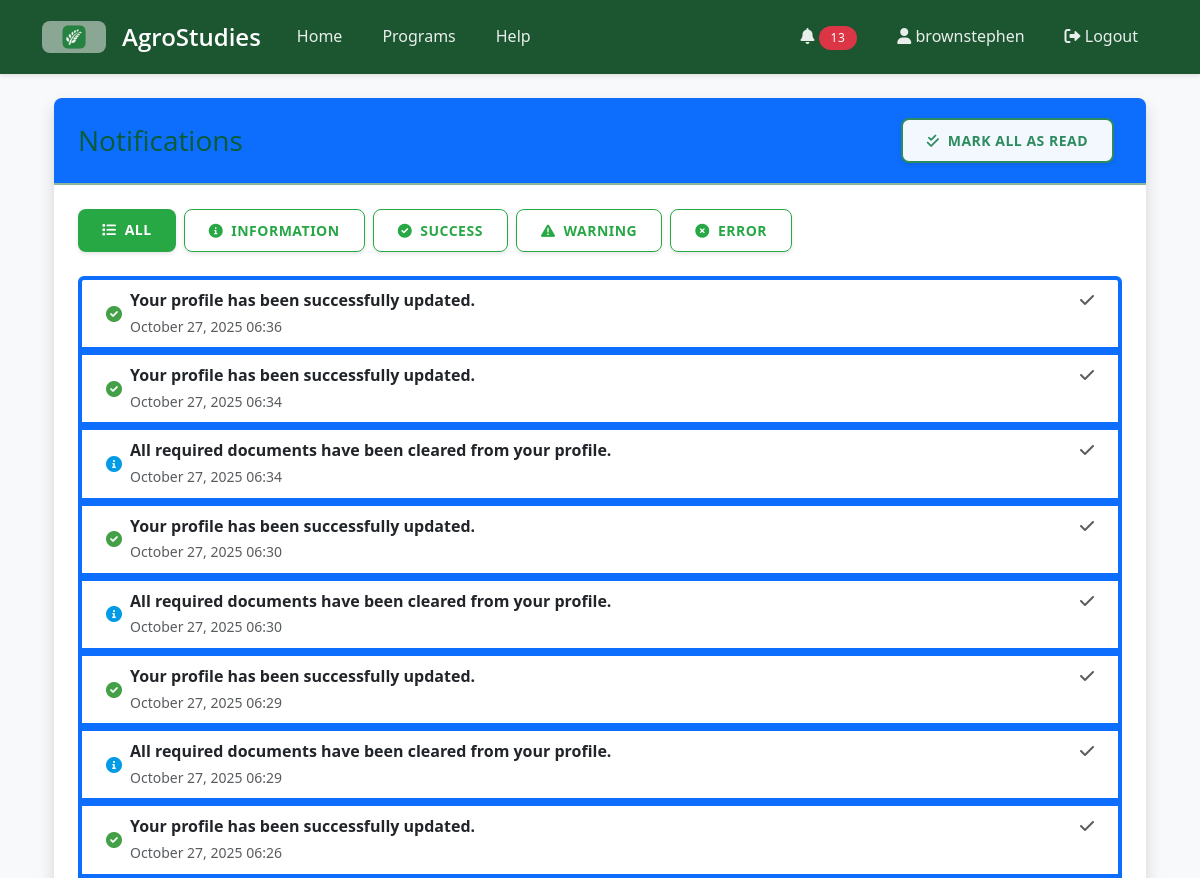
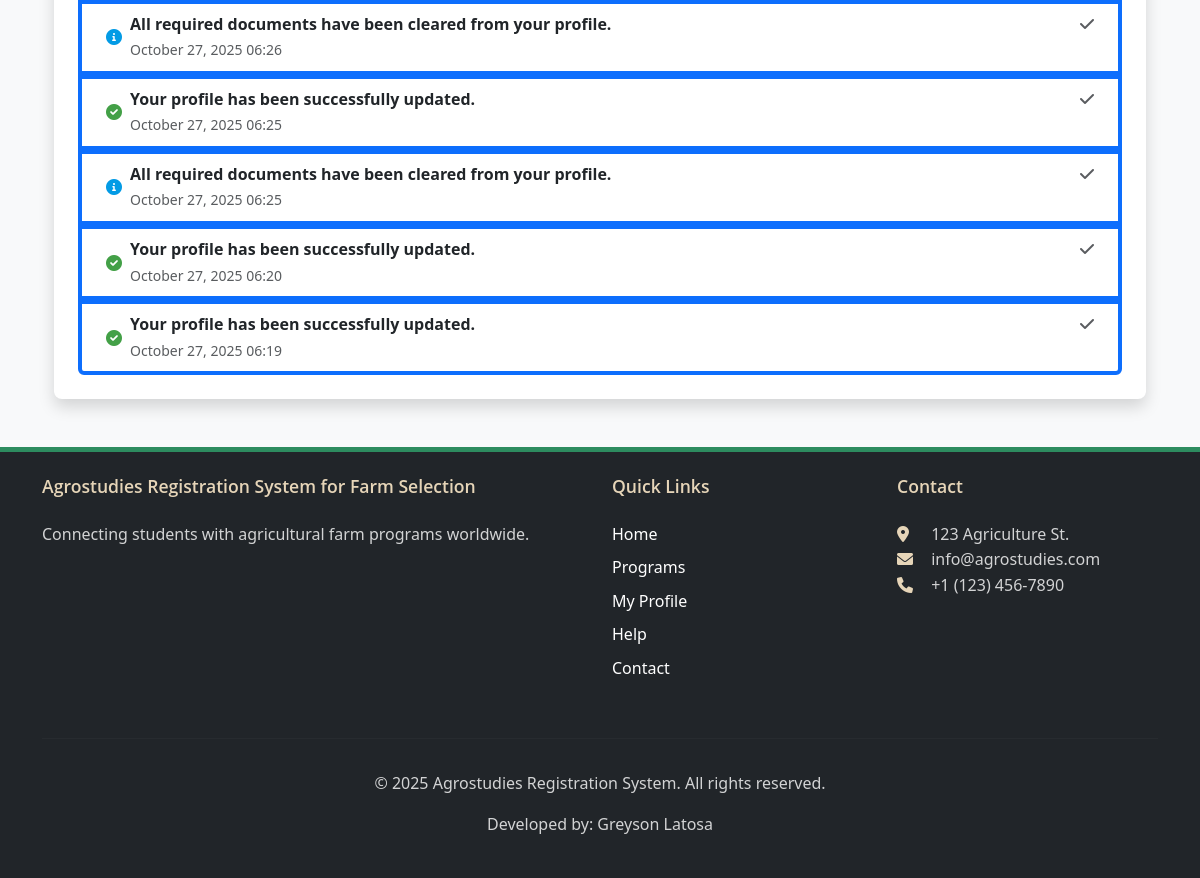
The app's page /notifications/ (signed in), older data (2 pictures, top to bottom).
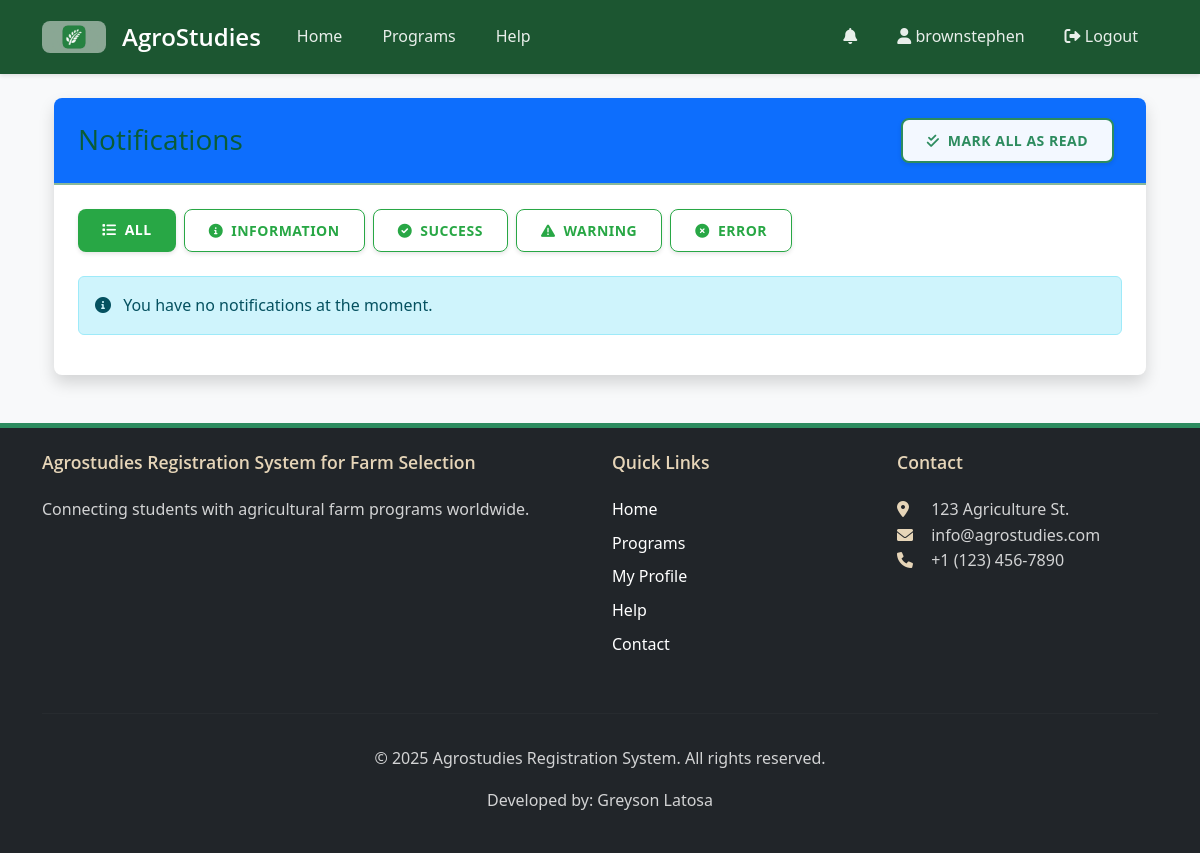
The same page, newer data.
### core/models.py (models this page shows, shortened)
class Notification(models.Model):
    INFO = 'info'
    SUCCESS = 'success'
    WARNING = 'warning'
    ERROR = 'error'
    NOTIFICATION_TYPES = [
        (INFO, 'Information'),
        (SUCCESS, 'Success'),
        (WARNING, 'Warning'),
        (ERROR, 'Error'),
    ]
    user = models.ForeignKey(User, on_delete=models.CASCADE, related_name='notifications')
    message = models.TextField()
    notification_type = models.CharField(max_length=10, choices=NOTIFICATION_TYPES, default=INFO)
    link = models.CharField(max_length=255, blank=True, null=True)
    created_at = models.DateTimeField(auto_now_add=True)
    read = models.BooleanField(default=False)
    class Meta:
        ordering = ['-created_at']
    @classmethod
    def clear_old_notifications(cls, user, days=30):
        from datetime import timedelta
        from django.utils import timezone
        cutoff_date = timezone.now() - timedelta(days=days)
        return cls.objects.filter(user=user, created_at__lt=cutoff_date).delete()

### core/views.py (the view)
# urls.py: path('notifications/', views.notifications, name='notifications'),
@login_required
def notifications(request):
    notification_type = request.GET.get('type', None)
    notifications_queryset = Notification.objects.filter(user=request.user)
    Notification.clear_old_notifications(request.user)
    if notification_type in [Notification.INFO, Notification.SUCCESS, Notification.WARNING, Notification.ERROR]:
        notifications_queryset = notifications_queryset.filter(notification_type=notification_type)
    notifications = notifications_queryset.order_by('read', '-created_at')
    paginator = Paginator(notifications, 20)  # Show 20 notifications per page
    page_number = request.GET.get('page')
    page_obj = paginator.get_page(page_number)
    return render(request, 'notifications.html', {
        'notifications': page_obj,
        'is_paginated': page_obj.has_other_pages(),
        'page_obj': page_obj,
        'current_type': notification_type,
        'notification_types': [
            {'code': Notification.INFO, 'name': 'Information'},
            {'code': Notification.SUCCESS, 'name': 'Success'},
            {'code': Notification.WARNING, 'name': 'Warning'},
            {'code': Notification.ERROR, 'name': 'Error'},
        ]
    })

### core/context_processors.py (called while the page is built)
def notification_count(request):
    if request.user.is_authenticated:
        unread_count = Notification.objects.filter(user=request.user, read=False).count()
        return {
            'unread_notifications_count': unread_count
        }
    return {
        'unread_notifications_count': 0
    }

### templates/notifications.html (shortened to what this page needs)
{% extends 'base.html' %}
{% block content %}
<div class="container mt-4">
    <div class="card shadow">
        <div class="card-header bg-primary text-white d-flex justify-content-between align-items-center">
            <h3 class="mb-0">Notifications</h3>
            <div>
                <a href="{% url 'mark_all_read' %}{% if current_type %}?type={{ current_type }}{% endif %}" class="btn btn-sm btn-light me-2">
                    <i class="fas fa-check-double me-1"></i> Mark All as Read
                </a>
            </div>
        </div>
        <div class="card-body">
            <div class="mb-3 d-flex flex-wrap">
                <a href="{% url 'notifications' %}" class="btn btn-sm {% if not current_type %}btn-primary{% else %}btn-outline-primary{% endif %} me-2 mb-2">
                    <i class="fas fa-list me-1"></i> All
                </a>
                {% for type in notification_types %}
                    <a href="{% url 'notifications' %}?type={{ type.code }}"
                       class="btn btn-sm {% if current_type == type.code %}btn-primary{% else %}btn-outline-primary{% endif %} me-2 mb-2">
                        {% if type.code == 'info' %}
                            <i class="fas fa-info-circle me-1"></i>
                        {% elif type.code == 'success' %}
                            <i class="fas fa-check-circle me-1"></i>
                        {% elif type.code == 'warning' %}
                            <i class="fas fa-exclamation-triangle me-1"></i>
                        {% elif type.code == 'error' %}
                            <i class="fas fa-times-circle me-1"></i>
                        {% endif %}
                        {{ type.name }}
                    </a>
                {% endfor %}
            </div>
            {% if notifications %}
                <ul class="list-group">
                    {% for notification in notifications %}
                        <li class="list-group-item {% if not notification.read %}border-start border-4 border-primary{% endif %} d-flex justify-content-between align-items-start">
                            <div class="ms-2 me-auto">
                                <div class="d-flex align-items-center">
                                    {% if notification.notification_type == 'info' %}
                                        <i class="fas fa-info-circle text-info me-2"></i>
                                    {% elif notification.notification_type == 'success' %}
                                        <i class="fas fa-check-circle text-success me-2"></i>
                                    {% elif notification.notification_type == 'warning' %}
                                        <i class="fas fa-exclamation-triangle text-warning me-2"></i>
                                    {% elif notification.notification_type == 'error' %}
                                        <i class="fas fa-times-circle text-danger me-2"></i>
                                    {% endif %}
                                    <div>
                                        <div class="fw-bold">{{ notification.message }}</div>
                                        <small class="text-muted">{{ notification.created_at|date:"F d, Y H:i" }}</small>
                                    </div>
                                </div>
                            </div>
                            <div class="d-flex">
                                <a href="{% url 'mark_notification_read' notification.id %}" class="text-decoration-none me-2" title="Mark as read">
                                    <i class="fas fa-check text-muted"></i>
                                </a>
                            </div>
                        </li>
                    {% endfor %}
                </ul>
            {% else %}
                <div class="alert alert-info">
                    <i class="fas fa-info-circle me-2"></i> You have no notifications at the moment.
                </div>
            {% endif %}
        </div>
    </div>
</div>
{% endblock %}

### templates/base.html (shortened to what this page needs)
{% load static %}
<!DOCTYPE html>
<html lang="en">
<head>
    <link href="https://cdn.jsdelivr.net/npm/bootstrap@5.3.0/dist/css/bootstrap.min.css" rel="stylesheet">
    <link rel="stylesheet" href="https://cdnjs.cloudflare.com/ajax/libs/font-awesome/6.0.0/css/all.min.css">
    <link rel="stylesheet" href="{% static 'css/theme.css' %}">
    <link rel="stylesheet" href="{% static 'css/main.css' %}">
    <link rel="stylesheet" href="{% static 'css/modal-animations.css' %}">
</head>
<body>
    <nav class="navbar navbar-expand-lg navbar-dark bg-dark">
        <div class="container">
            <div class="d-flex align-items-center">
                <a href="{% url 'index' %}" class="me-3">
                    <img src="{% static 'images/logo-agrostudies.png' %}" alt="AgroStudies Logo" height="32" style="border-radius: 8px;">
                </a>
                <a class="navbar-brand" href="{% url 'index' %}">AgroStudies</a>
            </div>
            <div class="collapse navbar-collapse" id="navbarNav">
                <ul class="navbar-nav me-auto">
                    <li class="nav-item">
                        <a class="nav-link" href="{% url 'index' %}">Home</a>
                    </li>
                    <li class="nav-item">
                        <a class="nav-link" href="{% url 'program_list' %}">Programs</a>
                    </li>
                    <li class="nav-item">
                        <a class="nav-link" href="{% url 'help' %}">Help</a>
                    </li>
                </ul>
                <ul class="navbar-nav ms-auto">
                    {% if user.is_authenticated %}
                        <li class="nav-item dropdown">
                            <a class="nav-link" href="#" id="notificationDropdown" role="button" data-bs-toggle="dropdown" aria-expanded="false">
                                <i class="fas fa-bell"></i>
                                {% if unread_notifications_count > 0 %}
                                    <span class="badge rounded-pill bg-danger">{{ unread_notifications_count }}</span>
                                {% endif %}
                            </a>
                        </li>
                        <li class="nav-item">
                            <a class="nav-link" href="{% url 'profile' %}">
                                <i class="fas fa-user"></i> {{ user.username }}
                            </a>
                        </li>
                        <li class="nav-item">
                            <a class="nav-link" href="{% url 'logout' %}">
                                <i class="fas fa-sign-out-alt"></i> Logout
                            </a>
                        </li>
                    {% endif %}
                </ul>
            </div>
        </div>
    </nav>
    <main class="container my-4">
        {% block content %}{% endblock %}
    </main>
    <footer class="bg-dark text-white py-4 mt-5">
        <div class="container">
            <div class="row">
                <div class="col-md-6">
                    <h5>Agrostudies Registration System for Farm Selection</h5>
                    <p>Connecting students with agricultural farm programs worldwide.</p>
                </div>
                <div class="col-md-3">
                    <h5>Quick Links</h5>
                    <ul class="list-unstyled">
                        <li><a href="{% url 'index' %}" class="text-white">Home</a></li>
                        <li><a href="{% url 'program_list' %}" class="text-white">Programs</a></li>
                        {% if user.is_authenticated %}
                            <li><a href="{% url 'profile' %}" class="text-white">My Profile</a></li>
                        {% else %}
                            <li><a href="#" data-bs-toggle="modal" data-bs-target="#loginModal" class="text-white">Login</a></li>
                            <li><a href="#" data-bs-toggle="modal" data-bs-target="#registerModal" class="text-white">Register</a></li>
                        {% endif %}
                        <li><a href="{% url 'help' %}" class="text-white">Help</a></li>
                        <li><a href="{% url 'contact' %}" class="text-white">Contact</a></li>
                    </ul>
                </div>
                <div class="col-md-3">
                    <h5>Contact</h5>
                    <address>
                        <i class="fas fa-map-marker-alt"></i> 123 Agriculture St.<br>
                        <i class="fas fa-envelope"></i> info@agrostudies.com<br>
                        <i class="fas fa-phone"></i> +1 (123) 456-7890
                    </address>
                </div>
            </div>
            <hr>
            <div class="text-center">
                <p>&copy; {% now "Y" %} Agrostudies Registration System. All rights reserved.</p>
                <p>Developed by: Greyson Latosa</p>
            </div>
        </div>
    </footer>
</body>
</html>

### static/css/theme.css (style rules this page uses)
:root { --ag-green-dark: #0A5C36; --ag-green: #2D8C5F; --ag-brown: #8C6954; --ag-beige: #F9F7F4; --ag-wheat: #E6D5B8; --ag-sage: #89B899; --ag-clay: #B6857A; --ag-success: #43A047; --ag-warning: #FFA000; --ag-danger: #E57373; --ag-info: #039BE5; --ag-font-primary: 'Open Sans', system-ui, -apple-system, sans-serif; --ag-font-headers: 'Montserrat', var(--ag-font-primary); }
body { font-family: var(--ag-font-primary); background-color: var(--ag-beige); color: #333; line-height: 1.6; }
.btn { border-radius: 8px; transition: all 0.3s ease; font-weight: 600; letter-spacing: 0.5px; text-transform: uppercase; box-shadow: 0 2px 4px rgba(0, 0, 0, 0.1); padding: 0.625rem 1.5rem; }
.btn-light { background: rgba(255, 255, 255, 0.95); border: 2px solid var(--ag-green); color: var(--ag-green); }
h1, h2, h3, h4, h5, h6 { font-family: var(--ag-font-headers); color: var(--ag-green-dark); }
.navbar-dark { background: var(--ag-green-dark) !important; box-shadow: 0 2px 4px rgba(0,0,0,0.1); }
.navbar-dark .navbar-nav .nav-link { color: rgba(255,255,255,0.9); font-weight: 500; padding: 1rem 1.25rem; transition: all 0.3s ease; }
.navbar-dark .navbar-brand { color: #fff; font-family: var(--ag-font-headers); font-weight: 600; font-size: 1.5rem; }
.card { background-color: #fff; border: none; border-radius: 16px; box-shadow: 0 4px 6px rgba(0,0,0,0.05); transition: all 0.3s ease; overflow: hidden; }
.card-header { background-color: var(--ag-beige); color: var(--ag-green-dark); border-bottom: 2px solid var(--ag-sage); padding: 1.25rem 1.5rem; }
.card-body { padding: 1.5rem; }
.btn-primary { background-color: var(--ag-green); border: none; color: white; }
footer { background: var(--ag-green-dark) !important; padding: 4rem 0 2rem; margin-top: 6rem; border-top: 5px solid var(--ag-green); }
footer h5 { color: var(--ag-wheat); font-weight: 600; margin-bottom: 1.5rem; font-size: 1.1rem; }
footer a { color: rgba(255,255,255,0.8) !important; transition: all 0.3s ease; text-decoration: none; display: inline-block; margin-bottom: 0.5rem; }
footer p { color: rgba(255,255,255,0.8); }
footer hr { border-color: rgba(255,255,255,0.1); margin: 2rem 0; }
footer address { color: rgba(255,255,255,0.8); }
footer i { color: var(--ag-wheat); width: 20px; margin-right: 10px; }

### static/css/main.css (style rules this page uses)
body { font-family: 'Segoe UI', Tahoma, Geneva, Verdana, sans-serif; background-color: #f8f9fa; color: #333; }
a { color: #28a745; text-decoration: none; }
.btn-primary { background-color: #28a745; border-color: #28a745; }
.btn-outline-primary { color: #28a745; border-color: #28a745; }
.navbar-dark { background-color: #1c5631 !important; }
.navbar-brand { font-weight: bold; font-size: 1.5rem; }
.card { border-radius: 8px; box-shadow: 0 2px 8px rgba(0,0,0,0.1); transition: transform 0.3s ease; }
footer { background-color: #1c5631 !important; }
footer a { transition: opacity 0.2s ease; }

Row changes from the older to the newer data that the page shows:
removed Notification: notification_type "success" (drawn), message "Your profile has been successfully updated.", created_at "October 27, 2025 06:36"
removed Notification: notification_type "success" (drawn), message "Your profile has been successfully updated.", created_at "October 27, 2025 06:34"
removed Notification: notification_type "info" (drawn), message "All required documents have been cleared from your profile.", created_at "October 27, 2025 06:34"
removed Notification: notification_type "success" (drawn), message "Your profile has been successfully updated.", created_at "October 27, 2025 06:30"
removed Notification: notification_type "info" (drawn), message "All required documents have been cleared from your profile.", created_at "October 27, 2025 06:30"
removed Notification: notification_type "success" (drawn), message "Your profile has been successfully updated.", created_at "October 27, 2025 06:29"
removed Notification: notification_type "info" (drawn), message "All required documents have been cleared from your profile.", created_at "October 27, 2025 06:29"
removed Notification: notification_type "success" (drawn), message "Your profile has been successfully updated.", created_at "October 27, 2025 06:26"
removed Notification: notification_type "info" (drawn), message "All required documents have been cleared from your profile.", created_at "October 27, 2025 06:26"
removed Notification: notification_type "success" (drawn), message "Your profile has been successfully updated.", created_at "October 27, 2025 06:25"
removed Notification: notification_type "info" (drawn), message "All required documents have been cleared from your profile.", created_at "October 27, 2025 06:25"
removed Notification: notification_type "success" (drawn), message "Your profile has been successfully updated.", created_at "October 27, 2025 06:20"
removed Notification: notification_type "success" (drawn), message "Your profile has been successfully updated.", created_at "October 27, 2025 06:19"
Text that changed along with them:
{{ unread_notifications_count }}: "13" → (not shown)
text now shown: "You have no notifications at the moment."
